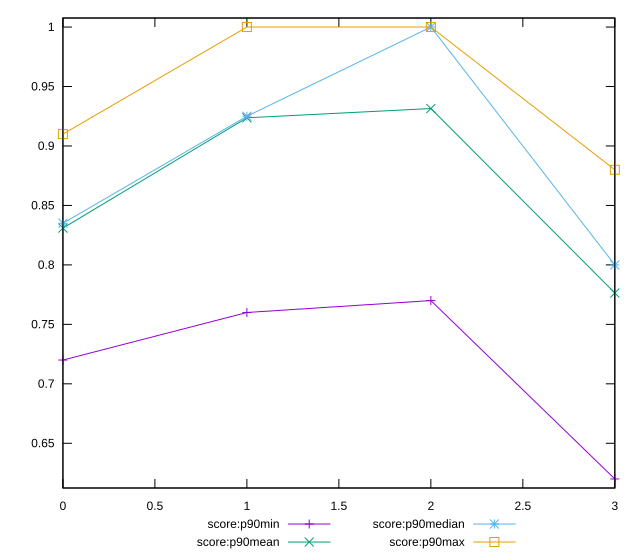

Write gnuplot code to recreate this figure.
reset

$scoreP90Min <<EOF
0 0.72
1 0.76
2 0.77
3 0.62
EOF

$scoreP90Mean <<EOF
0 0.8309574468085105
1 0.9237234042553192
2 0.9314893617021278
3 0.7763829787234043
EOF

$scoreP90Median <<EOF
0 0.835
1 0.925
2 1
3 0.8
EOF

$scoreP90Max <<EOF
0 0.91
1 1
2 1
3 0.88
EOF

set key outside below
set xrange [0:3]
set yrange [0.6123999999999999:1.0076]
set trange [0.6123999999999999:1.0076]
set terminal svg size 640, 560 enhanced background rgb 'white'
set output "reports/report_00028_2021-02-24T12-49-42.674Z/bootup-time/progression/score.svg"

plot $scoreP90Min title "score:p90min" with linespoints, \
     $scoreP90Mean title "score:p90mean" with linespoints, \
     $scoreP90Median title "score:p90median" with linespoints, \
     $scoreP90Max title "score:p90max" with linespoints

reset
